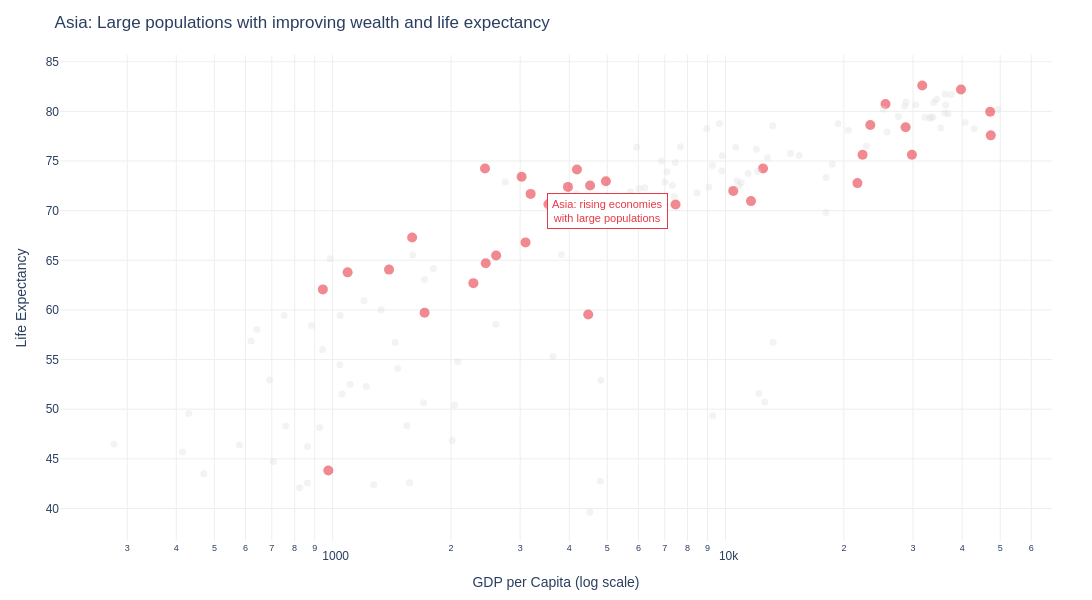

Notebook cell for this chart:
### Markdown cell above
Task 2 — Bubble Chart (Highlight ONE continent)

### Code cell
# Task 2

import math

df_2007 = df[df['year'] == 2007]

highlight_continent = 'Asia'

# grey + highlight map
colour_map = {
    c: ('#E63946' if c == highlight_continent else '#DDDDDD')
    for c in df_2007['continent'].unique()
}

fig = px.scatter(
    data_frame=df_2007,
    x='gdpPercap',
    y='lifeExp',
    size='pop',
    color='continent',
    color_discrete_map=colour_map,
    hover_name='country',
    log_x=True,
    size_max=60,                          # REQUIRED
    labels={
        'gdpPercap': 'GDP per Capita (log scale)',
        'lifeExp': 'Life Expectancy',
        'pop': 'Population',
        'continent': ''
    },
    title='Asia: Large populations with improving wealth and life expectancy'
)

fig.update_traces(
    showlegend=False,
    opacity=0.7
)

# highlight styling
fig.update_traces(
    selector=dict(name=highlight_continent),
    marker=dict(size=10, opacity=0.85)
)

fig.update_traces(
    selector=lambda t: t.name != highlight_continent,
    marker=dict(size=7, opacity=0.5)
)

# annotation (important!)
fig.add_annotation(
    x=math.log10(5000),
    y=70,
    text='Asia: rising economies<br>with large populations',
    showarrow=False,
    font=dict(color='#E63946', size=11, family='Arial'),
    bgcolor='white',
    bordercolor='#E63946',
    borderwidth=1,
    borderpad=4
)

fig.update_layout(
    plot_bgcolor='white',
    paper_bgcolor='white',
    font=dict(family='Arial', size=12),
    xaxis=dict(gridcolor='#EEEEEE'),
    yaxis=dict(gridcolor='#EEEEEE'),
    margin=dict(l=60, r=40, t=55, b=40),
    height=600,
    width=1100
)

fig.show()

### Figure 1 — Plotly figure (JSON) as saved in the notebook; plotly's stock layout.template omitted (floating-point values rounded to 4 significant figures)
{"data": [{"hovertemplate": "<b>%{hovertext}</b><br><br>=Asia<br>GDP per Capita (log scale)=%{x}<br>Life Expectancy=%{y}<br>Population=%{marker.size}<extra></extra>", "hovertext": ["Afghanistan", "Bahrain", "Bangladesh", "Cambodia", "China", "Hong Kong, China", "India", "Indonesia", "Iran", "Iraq", "Israel", "Japan", "Jordan", "Korea, Dem. Rep.", "Korea, Rep.", "Kuwait", "Lebanon", "Malaysia", "Mongolia", "Myanmar", "Nepal", "Oman", "Pakistan", "Philippines", "Saudi Arabia", "Singapore", "Sri Lanka", "Syria", "Taiwan", "Thailand", "Vietnam", "West Bank and Gaza", "Yemen, Rep."], "legendgroup": "Asia", "marker": {"color": "#E63946", "opacity": 0.85, "size": 10, "sizemode": "area", "sizeref": 366300.0, "symbol": "circle"}, "mode": "markers", "name": "Asia", "opacity": 0.7, "orientation": "v", "showlegend": false, "type": "scatter", "x": [974.6, 29800.0, 1391.0, 1714.0, 4959.0, 39720.0, 2452.0, 3541.0, 11610.0, 4471.0, 25520.0, 31660.0, 4519.0, 1593.0, 23350.0, 47310.0, 10460.0, 12450.0, 3096.0, 944.0, 1091.0, 22320.0, 2606.0, 3190.0, 21650.0, 47140.0, 3970.0, 4185.0, 28720.0, 7458.0, 2442.0, 3025.0, 2281.0], "xaxis": "x", "y": [43.83, 75.64, 64.06, 59.72, 72.96, 82.21, 64.7, 70.65, 70.96, 59.55, 80.75, 82.6, 72.53, 67.3, 78.62, 77.59, 71.99, 74.24, 66.8, 62.07, 63.78, 75.64, 65.48, 71.69, 72.78, 79.97, 72.4, 74.14, 78.4, 70.62, 74.25, 73.42, 62.7], "yaxis": "y"}, {"hovertemplate": "<b>%{hovertext}</b><br><br>=Europe<br>GDP per Capita (log scale)=%{x}<br>Life Expectancy=%{y}<br>Population=%{marker.size}<extra></extra>", "hovertext": ["Albania", "Austria", "Belgium", "Bosnia and Herzegovina", "Bulgaria", "Croatia", "Czech Republic", "Denmark", "Finland", "France", "Germany", "Greece", "Hungary", "Iceland", "Ireland", "Italy", "Montenegro", "Netherlands", "Norway", "Poland", "Portugal", "Romania", "Serbia", "Slovak Republic", "Slovenia", "Spain", "Sweden", "Switzerland", "Turkey", "United Kingdom"], "legendgroup": "Europe", "marker": {"color": "#DDDDDD", "opacity": 0.5, "size": 7, "sizemode": "area", "sizeref": 366300.0, "symbol": "circle"}, "mode": "markers", "name": "Europe", "opacity": 0.7, "orientation": "v", "showlegend": false, "type": "scatter", "x": [5937.0, 36130.0, 33690.0, 7446.0, 10680.0, 14620.0, 22830.0, 35280.0, 33210.0, 30470.0, 32170.0, 27540.0, 18010.0, 36180.0, 40680.0, 28570.0, 9254.0, 36800.0, 49360.0, 15390.0, 20510.0, 10810.0, 9787.0, 18680.0, 25770.0, 28820.0, 33860.0, 37510.0, 8458.0, 33200.0], "xaxis": "x", "y": [76.42, 79.83, 79.44, 74.85, 73.0, 75.75, 76.49, 78.33, 79.31, 80.66, 79.41, 79.48, 73.34, 81.76, 78.89, 80.55, 74.54, 79.76, 80.2, 75.56, 78.1, 72.48, 74.0, 74.66, 77.93, 80.94, 80.88, 81.7, 71.78, 79.42], "yaxis": "y"}, {"hovertemplate": "<b>%{hovertext}</b><br><br>=Africa<br>GDP per Capita (log scale)=%{x}<br>Life Expectancy=%{y}<br>Population=%{marker.size}<extra></extra>", "hovertext": ["Algeria", "Angola", "Benin", "Botswana", "Burkina Faso", "Burundi", "Cameroon", "Central African Republic", "Chad", "Comoros", "Congo, Dem. Rep.", "Congo, Rep.", "Cote d'Ivoire", "Djibouti", "Egypt", "Equatorial Guinea", "Eritrea", "Ethiopia", "Gabon", "Gambia", "Ghana", "Guinea", "Guinea-Bissau", "Kenya", "Lesotho", "Liberia", "Libya", "Madagascar", "Malawi", "Mali", "Mauritania", "Mauritius", "Morocco", "Mozambique", "Namibia", "Niger", "Nigeria", "Reunion", "Rwanda", "Sao Tome and Principe", "Senegal", "Sierra Leone", "Somalia", "South Africa", "Sudan", "Swaziland", "Tanzania", "Togo", "Tunisia", "Uganda", "Zambia", "Zimbabwe"], "legendgroup": "Africa", "marker": {"color": "#DDDDDD", "opacity": 0.5, "size": 7, "sizemode": "area", "sizeref": 366300.0, "symbol": "circle"}, "mode": "markers", "name": "Africa", "opacity": 0.7, "orientation": "v", "showlegend": false, "type": "scatter", "x": [6223.0, 4797.0, 1441.0, 12570.0, 1217.0, 430.1, 2042.0, 706.0, 1704.0, 986.1, 277.6, 3633.0, 1545.0, 2082.0, 5581.0, 12150.0, 641.4, 690.8, 13210.0, 752.7, 1328.0, 942.7, 579.2, 1463.0, 1569.0, 414.5, 12060.0, 1045.0, 759.3, 1043.0, 1803.0, 10960.0, 3820.0, 823.7, 4811.0, 619.7, 2014.0, 7670.0, 863.1, 1598.0, 1712.0, 862.5, 926.1, 9270.0, 2602.0, 4513.0, 1107.0, 883.0, 7093.0, 1056.0, 1271.0, 469.7], "xaxis": "x", "y": [72.3, 42.73, 56.73, 50.73, 52.3, 49.58, 50.43, 44.74, 50.65, 65.15, 46.46, 55.32, 48.33, 54.79, 71.34, 51.58, 58.04, 52.95, 56.73, 59.45, 60.02, 56.01, 46.39, 54.11, 42.59, 45.68, 73.95, 59.44, 48.3, 54.47, 64.16, 72.8, 71.16, 42.08, 52.91, 56.87, 46.86, 76.44, 46.24, 65.53, 63.06, 42.57, 48.16, 49.34, 58.56, 39.61, 52.52, 58.42, 73.92, 51.54, 42.38, 43.49], "yaxis": "y"}, {"hovertemplate": "<b>%{hovertext}</b><br><br>=Americas<br>GDP per Capita (log scale)=%{x}<br>Life Expectancy=%{y}<br>Population=%{marker.size}<extra></extra>", "hovertext": ["Argentina", "Bolivia", "Brazil", "Canada", "Chile", "Colombia", "Costa Rica", "Cuba", "Dominican Republic", "Ecuador", "El Salvador", "Guatemala", "Haiti", "Honduras", "Jamaica", "Mexico", "Nicaragua", "Panama", "Paraguay", "Peru", "Puerto Rico", "Trinidad and Tobago", "United States", "Uruguay", "Venezuela"], "legendgroup": "Americas", "marker": {"color": "#DDDDDD", "opacity": 0.5, "size": 7, "sizemode": "area", "sizeref": 366300.0, "symbol": "circle"}, "mode": "markers", "name": "Americas", "opacity": 0.7, "orientation": "v", "showlegend": false, "type": "scatter", "x": [12780.0, 3822.0, 9066.0, 36320.0, 13170.0, 7007.0, 9645.0, 8948.0, 6025.0, 6873.0, 5728.0, 5186.0, 1202.0, 3548.0, 7321.0, 11980.0, 2749.0, 9809.0, 4173.0, 7409.0, 19330.0, 18010.0, 42950.0, 10610.0, 11420.0], "xaxis": "x", "y": [75.32, 65.55, 72.39, 80.65, 78.55, 72.89, 78.78, 78.27, 72.23, 74.99, 71.88, 70.26, 60.92, 70.2, 72.57, 76.19, 72.9, 75.54, 71.75, 71.42, 78.75, 69.82, 78.24, 76.38, 73.75], "yaxis": "y"}, {"hovertemplate": "<b>%{hovertext}</b><br><br>=Oceania<br>GDP per Capita (log scale)=%{x}<br>Life Expectancy=%{y}<br>Population=%{marker.size}<extra></extra>", "hovertext": ["Australia", "New Zealand"], "legendgroup": "Oceania", "marker": {"color": "#DDDDDD", "opacity": 0.5, "size": 7, "sizemode": "area", "sizeref": 366300.0, "symbol": "circle"}, "mode": "markers", "name": "Oceania", "opacity": 0.7, "orientation": "v", "showlegend": false, "type": "scatter", "x": [34440.0, 25190.0], "xaxis": "x", "y": [81.23, 80.2], "yaxis": "y"}], "layout": {"annotations": [{"bgcolor": "white", "bordercolor": "#E63946", "borderpad": 4, "borderwidth": 1, "font": {"color": "#E63946", "family": "Arial", "size": 11}, "showarrow": false, "text": "Asia: rising economies<br>with large populations", "x": 3.699, "y": 70}], "font": {"family": "Arial", "size": 12}, "height": 600, "legend": {"itemsizing": "constant", "title": {"text": ""}, "tracegroupgap": 0}, "margin": {"b": 40, "l": 60, "r": 40, "t": 55}, "paper_bgcolor": "white", "plot_bgcolor": "white", "title": {"text": "Asia: Large populations with improving wealth and life expectancy"}, "width": 1100, "xaxis": {"anchor": "y", "domain": [0, 1], "gridcolor": "#EEEEEE", "title": {"text": "GDP per Capita (log scale)"}, "type": "log"}, "yaxis": {"anchor": "x", "domain": [0, 1], "gridcolor": "#EEEEEE", "title": {"text": "Life Expectancy"}}}}
